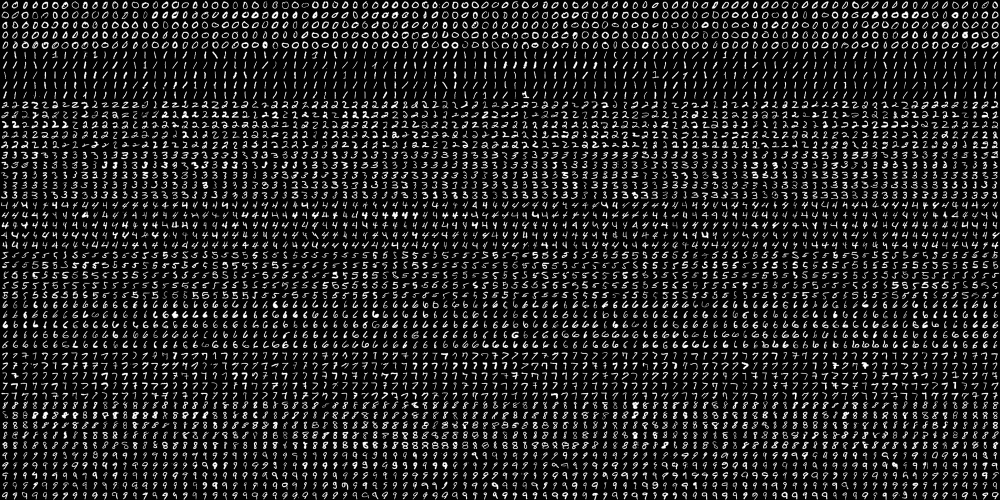
#> input picture OCRofhandwrittenDigits/digits1.png, 2000 x 1000 px (shown at 1/2 size)
$ python dominant_color_finder.py OCRofhandwrittenDigits/digits1.png
#> lines starting #> are read from the running program, lines starting #| are printed output that depends on the picture
import numpy as np
from PIL import Image
from sklearn.cluster import KMeans
import matplotlib.pyplot as plt
import argparse
import os

def extract_dominant_color(image_path, num_colors=5, display=True):
    """
    Extract dominant colors from an image using k-means clustering

    Args:
        image_path: Path to the image file
        num_colors: Number of dominant colors to extract
        display: Whether to display the image and colors

    Returns:
        List of dominant colors in RGB format
    """
#> called with image_path = 'OCRofhandwrittenDigits/digits1.png', num_colors = 5, display = True
    # Load image
    img = Image.open(image_path)
#> img is the input picture: PIL image 2000x1000 L; min 0, max 255, mean 33.8
    img = img.convert('RGB')
#> img: PIL image 2000x1000 RGB

    # Resize image to speed up processing
    img = img.resize((100, 100))
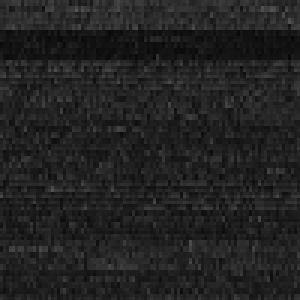
#> img: PIL image 100x100 RGB (shown 3 times larger); min 5, max 84, mean 33.9

    # Convert image to numpy array
    img_array = np.array(img)

    # Reshape the array to a 2D array of pixels
    pixels = img_array.reshape(-1, 3)

    # Perform k-means clustering
    kmeans = KMeans(n_clusters=num_colors, n_init=10)
    kmeans.fit(pixels)

    # Get the colors
    colors = kmeans.cluster_centers_.astype(int)

    # Get the number of pixels in each cluster
    counts = np.bincount(kmeans.labels_)

    # Sort colors by count (descending)
    colors_sorted = [colors[i] for i in np.argsort(-counts)]

    # Display the results if requested
    if display:
        # Load original image at full size for display
        original_img = Image.open(image_path)

        plt.figure(figsize=(14, 8))

        # Display the original image
        plt.subplot(1, 2, 1)
        plt.imshow(original_img)
        plt.title('Original Image')
        plt.axis('off')

        # Display the color palette
        plt.subplot(1, 2, 2)
        height = 50
        width = 100
        color_palette = np.zeros((height*num_colors, width, 3), dtype=np.uint8)

        for i, color in enumerate(colors_sorted):
            color_palette[i*height:(i+1)*height, :] = color

        plt.imshow(color_palette)
        plt.title('Dominant Colors')
        plt.axis('off')

        # Add color values as text
        for i, color in enumerate(colors_sorted):
            plt.text(width + 10, i*height + height//2, f'RGB: {tuple(color)}',
                     verticalalignment='center')

        plt.tight_layout()
        plt.show()
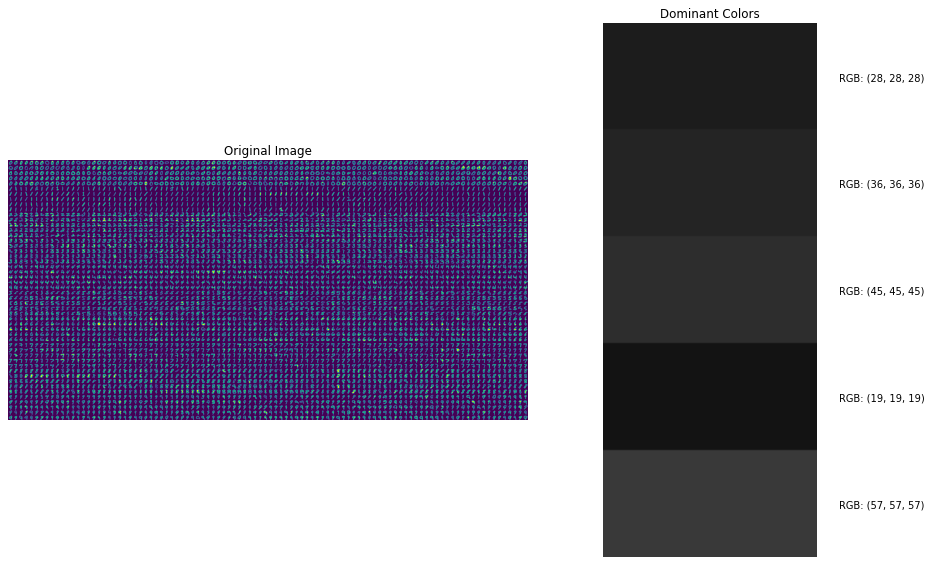
#> figure drawn by matplotlib, 2 panels

    return colors_sorted

def hex_color(rgb):
    """Convert RGB tuple to hex color code"""
    return f'#{rgb[0]:02x}{rgb[1]:02x}{rgb[2]:02x}'

def main():
    parser = argparse.ArgumentParser(description='Extract dominant colors from an image')
    parser.add_argument('image_path', type=str, help='Path to the image file')
    parser.add_argument('--colors', '-c', type=int, default=5, help='Number of dominant colors to extract')
    parser.add_argument('--no-display', '-nd', action='store_true', help='Do not display the results')

    args = parser.parse_args()

    if not os.path.isfile(args.image_path):
        print(f"Error: File '{args.image_path}' not found.")
        return

    try:
        dominant_colors = extract_dominant_color(args.image_path, args.colors, not args.no_display)

        print("\nDominant Colors:")
        for i, color in enumerate(dominant_colors):
            print(f"{i+1}. RGB: {tuple(color)}, HEX: {hex_color(color)}")

    except Exception as e:
        print(f"Error processing image: {e}")

if __name__ == "__main__":
    main()
